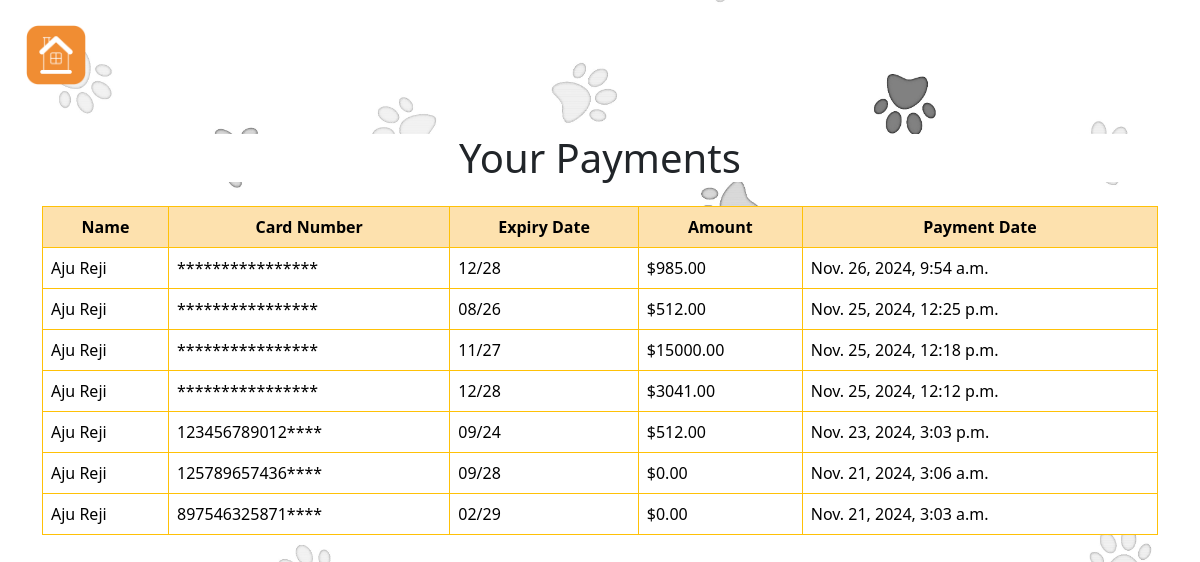
Page /tapp/tablep/ (signed in) on the committed database.
### tapp/models.py (models this page shows)
class Payment(models.Model):
    user = models.ForeignKey(User, on_delete=models.CASCADE)
    name_on_card = models.CharField(max_length=255)
    card_number = models.CharField(max_length=16)
    expiry_date = models.CharField(max_length=5)
    cvv = models.CharField(max_length=3)
    amount = models.DecimalField(max_digits=10, decimal_places=2)
    created_at = models.DateTimeField(auto_now_add=True)

### tapp/views.py (the view)
# urls.py: path('tablep/',views.tablep,name='tablep'),
def tablep(request):
    if request.user.is_authenticated:
        payments = Payment.objects.filter(user=request.user, amount__isnull=False).order_by('-created_at')
        return render(request, 'tablep.html', {'payments': payments})
    else:
        return redirect('login')

### templates/tablep.html (shortened to what this page needs)
<!DOCTYPE html>
{% load static %}
<html lang="en">
<head>
    <link href="https://cdn.jsdelivr.net/npm/bootstrap@5.3.3/dist/css/bootstrap.min.css" rel="stylesheet">
</head>
<body>
<br>
    <button id="b1" title="Back to Home">
        <a href="{% url 'homepgl' %}"><img src="{% static 'img/homesymbol.png' %}" alt="Button Image" ></a>
    </button>
 <div class="container mt-5">
        <h1 class="text-center" style="background-color: white;">Your Payments</h1>
        <table class="table table-bordered table-hover mt-4 border-warning">
                <tr>
                    <th style="background-color: rgb(253, 225, 174);" class="text-center">Name</th>
                    <th style="background-color: rgb(253, 225, 174);" class="text-center">Card Number</th>
                    <th style="background-color: rgb(253, 225, 174);" class="text-center">Expiry Date</th>
                    <th style="background-color: rgb(253, 225, 174);" class="text-center">Amount</th>
                    <th style="background-color: rgb(253, 225, 174);" class="text-center">Payment Date</th>
                </tr>
                {% for payment in payments %}
                <tr>
                    <td style="background-color: white;">{{ payment.name_on_card }}</td>
                    <td style="background-color: white;">{{ payment.card_number|slice:":-4" }}****</td>
                    <td style="background-color: white;">{{ payment.expiry_date }}</td>
                    <td style="background-color: white;">${{ payment.amount }}</td>
                    <td style="background-color: white;">{{ payment.created_at }}</td>
                </tr>
                {% empty %}
                <tr>
                    <td colspan="5" class="text-center">No payments made yet.</td>
                </tr>
                {% endfor %}
        </table>
</body>
</html>

### rows in the picture
Payment: name_on_card "Aju Reji", card_number "************", expiry_date "12/28", amount "985.00", created_at "Nov. 26, 2024, 9:54 a.m."
Payment: name_on_card "Aju Reji", card_number "************", expiry_date "08/26", amount "512.00", created_at "Nov. 25, 2024, 12:25 p.m."
Payment: name_on_card "Aju Reji", card_number "************", expiry_date "11/27", amount "15000.00", created_at "Nov. 25, 2024, 12:18 p.m."
Payment: name_on_card "Aju Reji", card_number "************", expiry_date "12/28", amount "3041.00", created_at "Nov. 25, 2024, 12:12 p.m."
Payment: name_on_card "Aju Reji", card_number "123456789012", expiry_date "09/24", amount "512.00", created_at "Nov. 23, 2024, 3:03 p.m."
Payment: name_on_card "Aju Reji", card_number "125789657436", expiry_date "09/28", amount "0.00", created_at "Nov. 21, 2024, 3:06 a.m."
Payment: name_on_card "Aju Reji", card_number "897546325871", expiry_date "02/29", amount "0.00", created_at "Nov. 21, 2024, 3:03 a.m."
